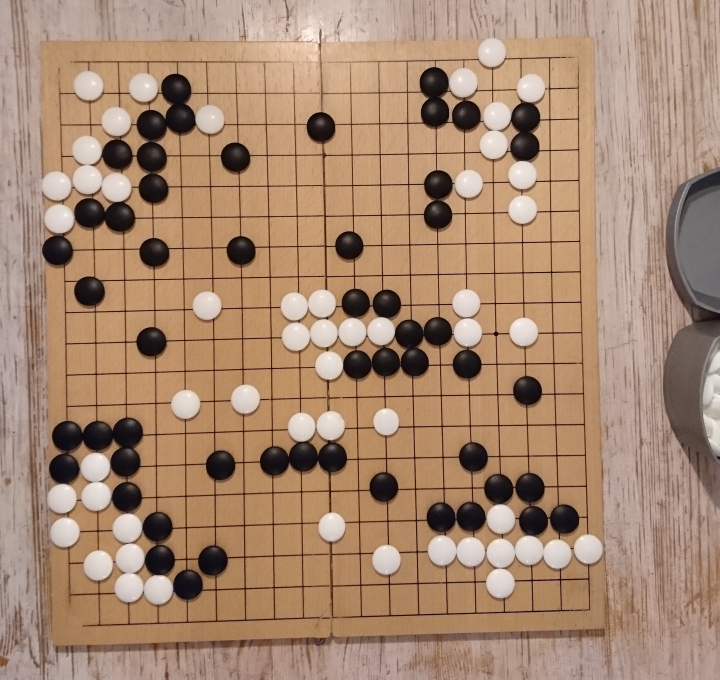
#> input picture data/board_stones4.jpg, 2160 x 2040 px, found by its file name (shown at 1/3 size)
$ python main.py
#> lines starting #> are read from the running program, lines starting #| are printed output that depends on the picture; after the words box and inside, x2 and y2 are one past the last pixel; in counts of white or black regions, pixels touching at a corner belong together
import sys
import cv2
import numpy as np
import scipy
import scipy.spatial.distance

WINDOW_NAME = 'demo'


# [4 lines left out: function debug, not called in this run]


def preprocess(img):
	gray = cv2.cvtColor(img, cv2.COLOR_BGR2GRAY)
	gray = cv2.medianBlur(gray, 7)
	thresh = cv2.adaptiveThreshold(gray, 255, cv2.ADAPTIVE_THRESH_GAUSSIAN_C, cv2.THRESH_BINARY, 11, 2)
	return thresh


def findCorners(output, original, thresh):
	gray = cv2.cvtColor(original, cv2.COLOR_BGR2GRAY)
	gray_fp = np.float32(gray)
	dst = cv2.cornerHarris(gray_fp, 16, 27, 0.22)
	dst = cv2.dilate(dst, None)
	ret, dst = cv2.threshold(dst, 0.01 * dst.max(), 255, 0)
	dst = np.uint8(dst)
	ret, labels, stats, centroids = cv2.connectedComponentsWithStats(dst)
	criteria = (cv2.TERM_CRITERIA_EPS + cv2.TERM_CRITERIA_MAX_ITER, 100, 0.001)
	corners = cv2.cornerSubPix(gray, np.float32(centroids), (50, 50), (-1, -1), criteria)
	for corner in corners:
		cv2.drawMarker(output, (corner[0], corner[1]), (0, 0, 255), markerType=cv2.MARKER_STAR, markerSize=16, thickness=2, line_type=cv2.LINE_AA)
	return np.round(corners).astype('int')


def findCircles(output, original, thresh):
	circles = cv2.HoughCircles(thresh, cv2.HOUGH_GRADIENT, 1, 10, param1=100, param2=22, minRadius=20, maxRadius=50)
	if circles is not None:
		circles = np.round(circles[0, :]).astype('int')
		for (x, y, r) in circles:
			cv2.circle(output, (x, y), r, (0, 255, 0), 4)
			cv2.rectangle(output, (x - 5, y - 5), (x + 5, y + 5), (0, 128, 255), -1)
	return circles


def dist2(p1, p2):
	return (p1[0] - p2[0])**2 + (p1[1] - p2[1])**2


def merge(points, d):
	ret = []
	d2 = d * d
	n = len(points)
	taken = [False] * n
	for i in range(n):
		if not taken[i]:
			count = 1
			point = [points[i][0], points[i][1]]
			taken[i] = True
			for j in range(i + 1, n):
				if dist2(points[i], points[j]) < d2:
					point[0] += points[j][0]
					point[1] += points[j][1]
					count += 1
					taken[j] = True
			point[0] /= count
			point[1] /= count
			ret.append((point[0], point[1]))
	return np.array(ret)


# [10 lines left out: function findGrid, not called in this run]


def main():
	cv2.namedWindow(WINDOW_NAME, cv2.WINDOW_NORMAL)
	cv2.resizeWindow(WINDOW_NAME, 1800, 1200)

	# [5 lines of commented-out code are left out]
	img = cv2.imread('data/board_stones4.jpg')
#> img is the input picture: shape (2040, 2160, 3); mean B, G, R 113, 136.5, 167.4
	output = img

	thresh = preprocess(img)
#> in preprocess, `gray = cv2.medianBlur(gray, 7)`:
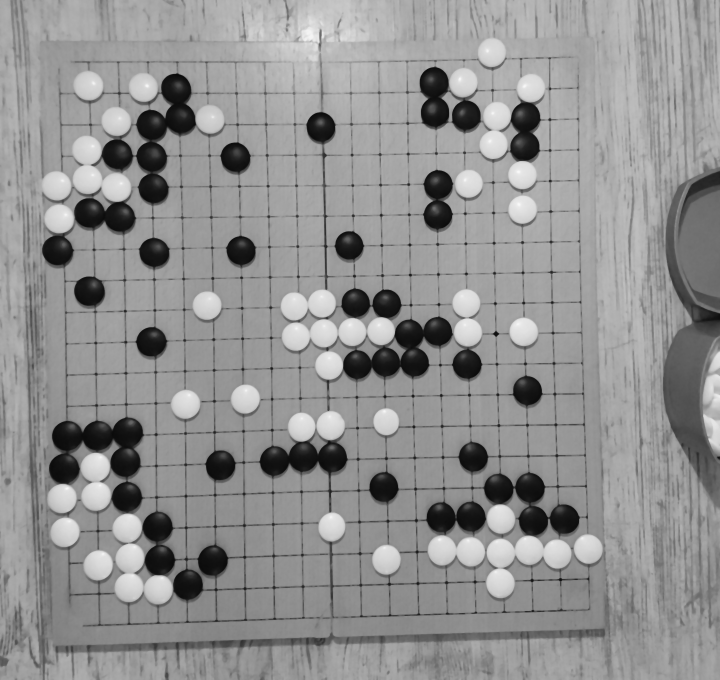
#> gray: shape (2040, 2160) (shown at 1/3 size); min 10, max 249, mean 144.7
#> in preprocess, `thresh = cv2.adaptiveThreshold(gray, 255, cv2.ADAPTIVE_THRESH_GAUSSIAN..`:
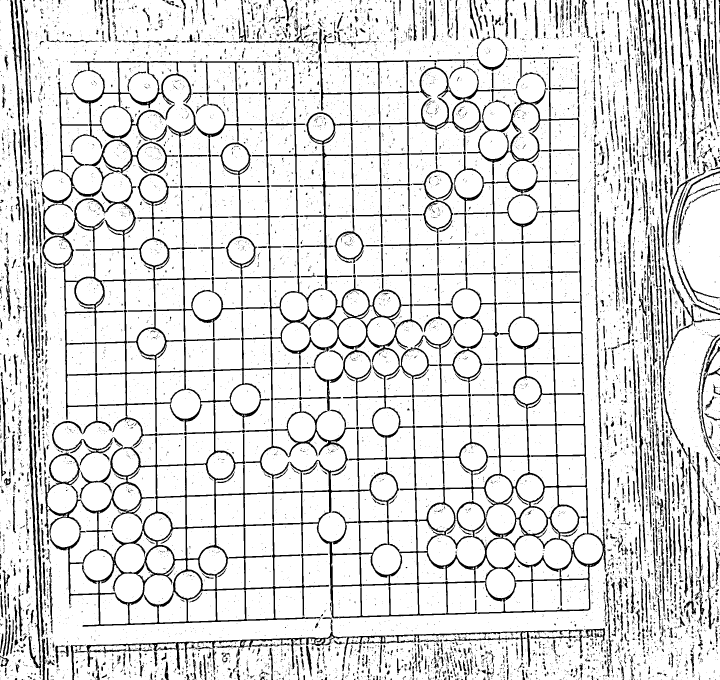
#> thresh: shape (2040, 2160) (shown at 1/3 size); 86.2% white; 11926 black regions (10214 under 20 px), largest, box (x1, y1, x2, y2) and area: (133, 337, 1820, 1881) 155154, (118, 183, 693, 1339) 46375, (224, 1889, 1751, 2025) 16181

	output = cv2.cvtColor(thresh, cv2.COLOR_GRAY2BGR)
	# cv2.imshow('thresh', thresh)

	corners = findCorners(output, img, thresh)
#> in findCorners, `ret, dst = cv2.threshold(dst, 0.01 * dst.max(), 255, 0)`:
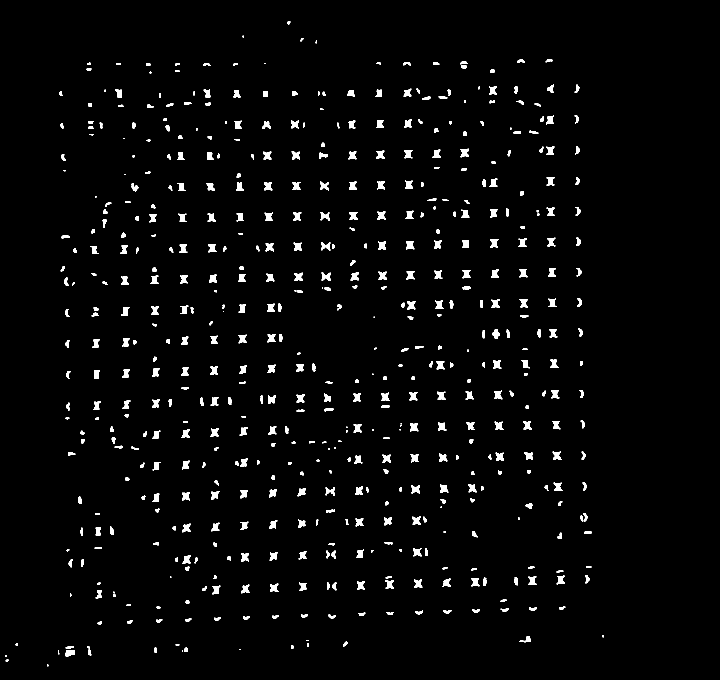
#> dst: shape (2040, 2160) float32 (shown at 1/3 size); 2.4% white; 588 white regions (55 under 20 px), largest, box (x1, y1, x2, y2) and area: (1230, 1269, 1255, 1294) 439, (883, 818, 908, 843) 438, (1382, 446, 1406, 472) 437
#> in findCorners, `ret, dst = cv2.threshold(dst, 0.01 * dst.max(), 255, 0)`: ret = 1.96e+31
#> in findCorners, `ret, labels, stats, centroids = cv2.connectedComponentsWithStats(dst)`:
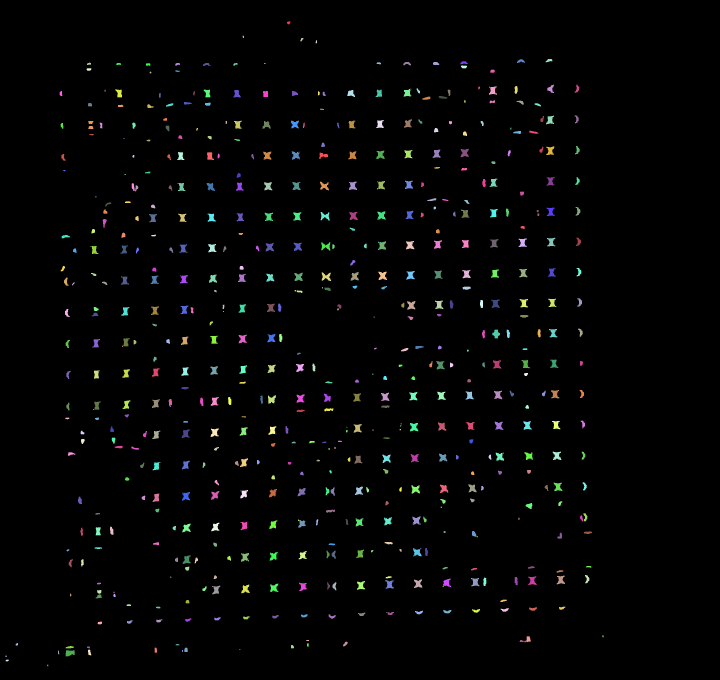
#> labels: shape (2040, 2160) int32 (shown at 1/3 size); 589 distinct labels, from 0 to 588; one colour per label, 0 black
#> in findCorners, `ret, labels, stats, centroids = cv2.connectedComponentsWithStats(dst)`: ret = 589; stats = 589 rows, first 6: [0, 0, 2160, 2040, 4298986], [861, 64, 10, 9, 68], [728, 107, 4, 7, 25], [901, 114, 9, 10, 54], [947, 121, 4, 9, 31], [1637, 177, 20, 10, 128]; centroids = 589 pairs, first value 17.57 to 1808.5, second value 67.75 to 1995.9
#> in findCorners, `corners = cv2.cornerSubPix(gray, np.float32(centroids), (50, 50), (-1,..`: corners = 589 pairs, first value 22.09 to 1820.8, second value 67.75 to 1996
#> the loop in findCorners, `for corner in corners:` made 589 passes
#> corner on passes 1 to 3: [1098, 1041.5], [865.6, 67.75], [734.8, 117.7]
#> after the loop in findCorners, `for corner in corners:`:
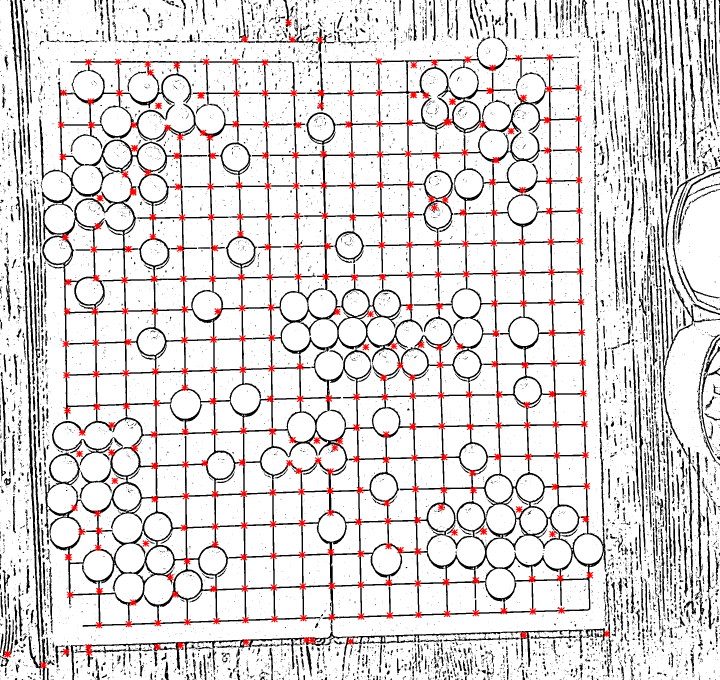
#> output: shape (2040, 2160, 3) (shown at 1/3 size); mean B, G, R 216.8, 216.8, 221.8
#> corners = 589 pairs, first value 22 to 1821, second value 68 to 1996
	circles = findCircles(output, img, thresh)
#> in findCircles, `circles = cv2.HoughCircles(thresh, cv2.HOUGH_GRADIENT, 1, 10, param1=1..`: circles = 361 rows, first 8: [1314.5, 552.5, 42.7], [1157.5, 1085.5, 42.7], [1402.5, 996.5, 42.7], [380.5, 1582.5, 45], [621.5, 916.5, 42.7], [722.5, 750.5, 42.7], [259.5, 451.5, 45], [1764.5, 1647.5, 42.7]
#> in findCircles, `circles = np.round(circles[0, :]).astype('int')`: circles = 361 rows, first 8: [1314, 552, 43], [1158, 1086, 43], [1402, 996, 43], [380, 1582, 45], [622, 916, 43], [722, 750, 43], [260, 452, 45], [1764, 1648, 43]
#> the loop in findCircles, `for (x, y, r) in circles:` made 361 passes
#> after the loop in findCircles, `for (x, y, r) in circles:`:
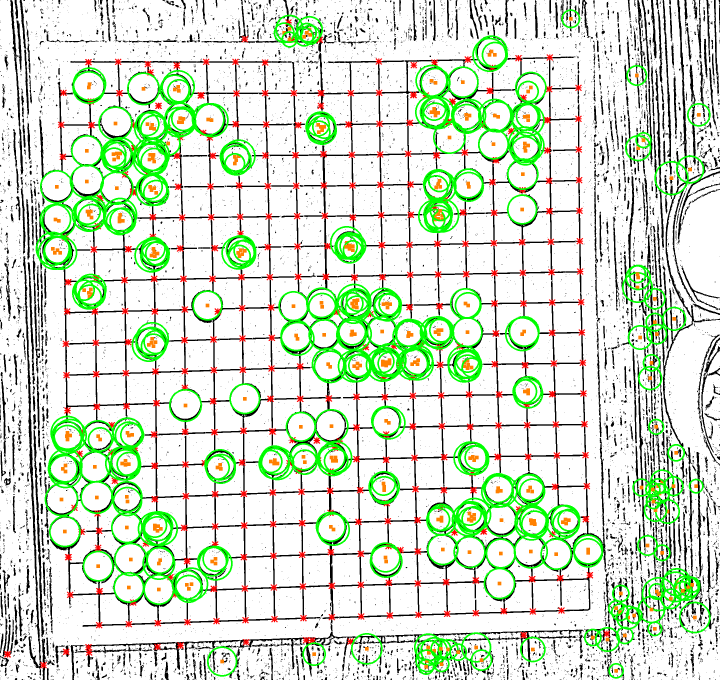
#> output: shape (2040, 2160, 3) (shown at 1/3 size); mean B, G, R 201, 223.3, 207.7

	points = np.zeros(shape=(len(circles) + len(corners), 2), dtype='int')
#> points = 950 pairs, first value 0 to 0, second value 0 to 0
	i = 0
	for (x, y) in corners:
		points[i] = [x, y]
		i += 1
#> this loop made 589 passes
#> (x, y) on passes 1 to 3: (1098, 1042), (866, 68), (735, 118)
#> after the loop, i = 589; points = 950 pairs, first value 0 to 1821, second value 0 to 1996
	for (x, y, r) in circles:
		points[i] = [x, y]
		i += 1
#> this loop made 361 passes
#> after the loop, i = 950; points = 950 pairs, first value 22 to 2096, second value 56 to 2012

	output = img
	simplified = merge(points, 20)
#> in merge, `n = len(points)`: n = 950
#> in merge, `taken = [False] * n`: taken = 950 items, first 6: False, False, False, False, False, False
#> the loop in merge, `for i in range(n):` made 950 passes
#> after the loop in merge, `for i in range(n):`: ret = 511 pairs, first value 22 to 2096, second value 56 to 2012; taken = 950 items, first 6: True, True, True, True, True, True
#> simplified has the same summary as ret in merge
	simplified = np.round(simplified).astype('int')
	for (x, y) in simplified:
		cv2.drawMarker(output, (int(x), int(y)), (255, 255, 0), markerType=cv2.MARKER_SQUARE, markerSize=16, thickness=2, line_type=cv2.LINE_AA)
#> this loop made 511 passes
#> (x, y) on passes 1 to 3: (1098, 1042), (867, 77), (735, 118)
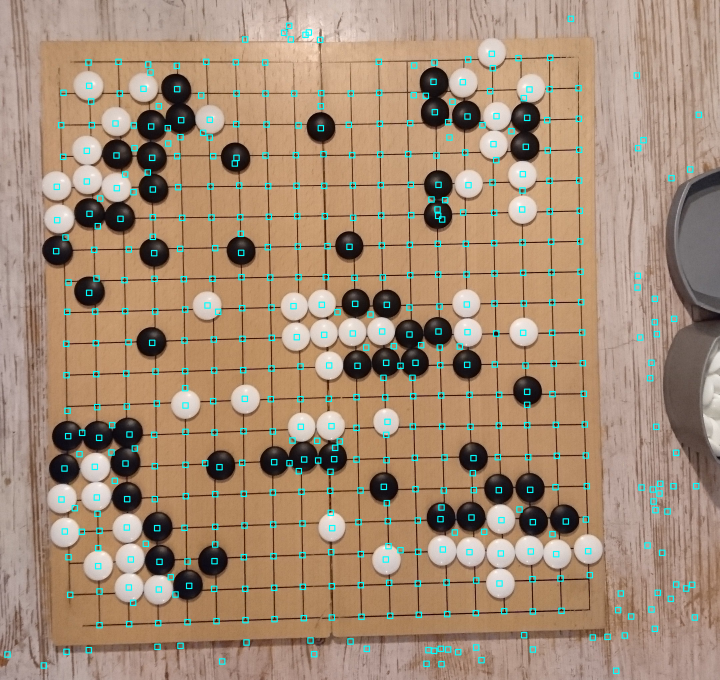
#> output: shape (2040, 2160, 3) (shown at 1/3 size); mean B, G, R 116.9, 139.8, 163.6

	cv2.imshow('demo', output)
	cv2.waitKey()
	cv2.destroyAllWindows()
	return 0


if __name__ == '__main__':
	sys.exit(main())
#> (the program exits here)

$ run again, with data/board.jpg copied over data/board_stones4.jpg
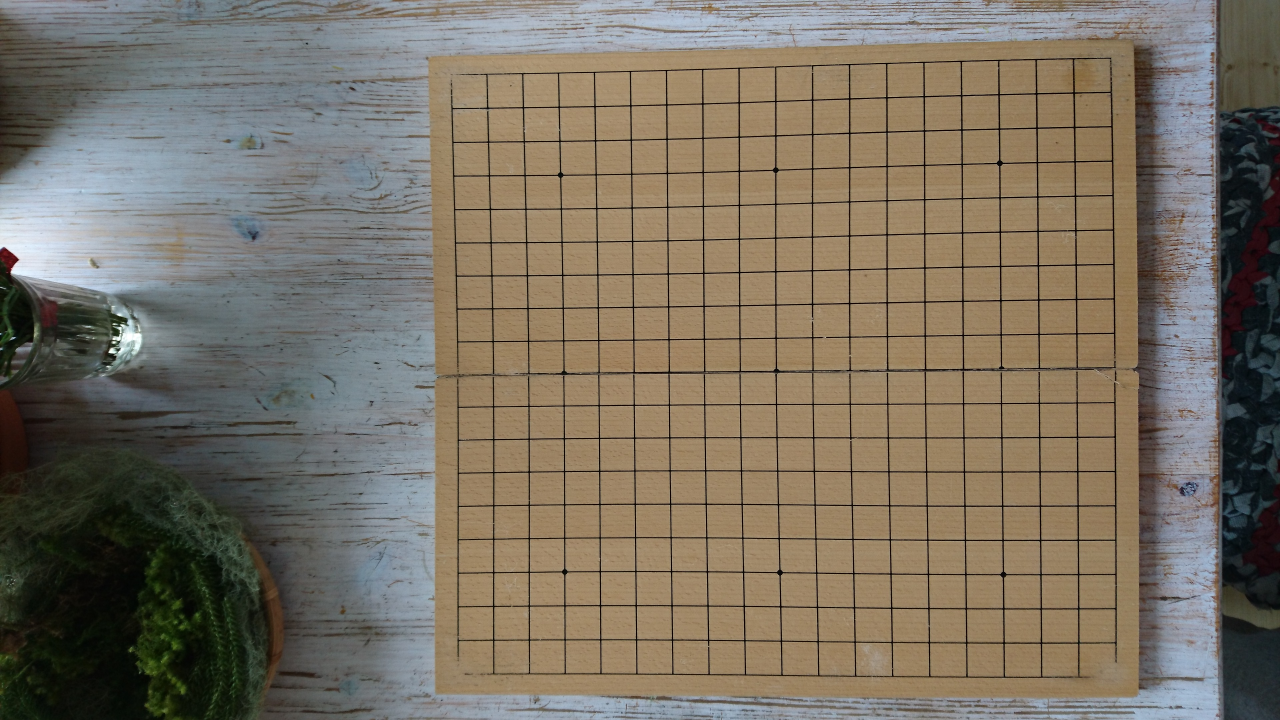
#> input picture data/board.jpg, 3840 x 2160 px, found by its file name (shown at 1/3 size)
#> in main, img is the input picture: shape (2160, 3840, 3); mean B, G, R 99.2, 113.6, 122.5
#> thresh: shape (2160, 3840); 88.4% white; 42099 black regions (36783 under 20 px), largest, box (x1, y1, x2, y2) and area: (1334, 173, 3347, 1206) 144424, (1381, 1114, 3351, 2035) 88933, (3397, 136, 3615, 2069) 18358
#> in findCorners, `ret, dst = cv2.threshold(dst, 0.01 * dst.max(), 255, 0)`: ret = 5.23e+31
#> in findCorners, `ret, labels, stats, centroids = cv2.connectedComponentsWithStats(dst)`:
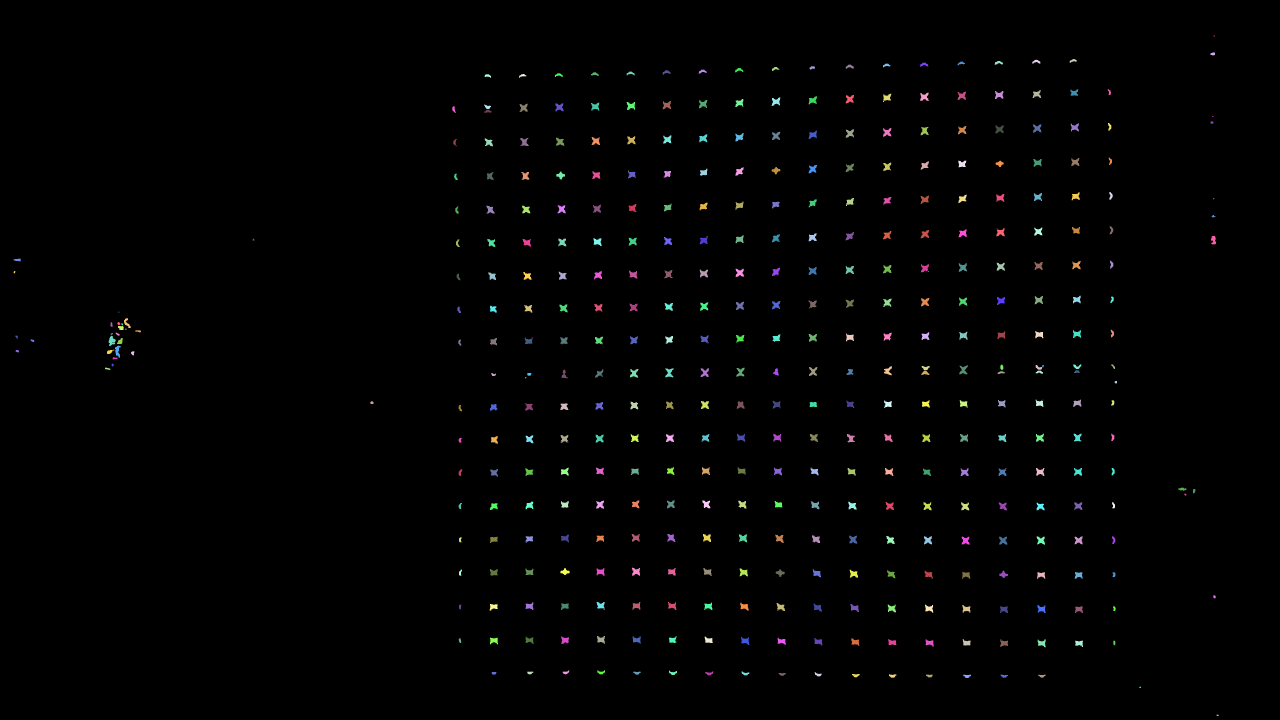
#> labels: shape (2160, 3840) int32 (shown at 1/3 size); 418 distinct labels, from 0 to 417; one colour per label, 0 black
#> in findCorners, `ret, labels, stats, centroids = cv2.connectedComponentsWithStats(dst)`: ret = 418; stats = 418 rows, first 6: [0, 0, 3840, 2160, 8178740], [3641, 106, 3, 4, 12], [3631, 157, 14, 9, 99], [3209, 177, 22, 11, 130], [3097, 179, 24, 12, 163], [2984, 183, 25, 11, 169]; centroids = 418 pairs, first value 42.93 to 3652.4, second value 107.5 to 2145.6
#> in findCorners, `corners = cv2.cornerSubPix(gray, np.float32(centroids), (50, 50), (-1,..`: corners = 418 pairs, first value 31.74 to 3659.7, second value 114.3 to 2130.2
#> the loop in findCorners, `for corner in corners:` made 418 passes
#> corner on passes 1 to 3: [1901.4, 1119.1], [3643.5, 114.3], [3640.6, 203.1]
#> in main, `corners = findCorners(output, img, thresh)`: corners = 418 pairs, first value 32 to 3660, second value 114 to 2130
#> in findCircles, `circles = cv2.HoughCircles(thresh, cv2.HOUGH_GRADIENT, 1, 10, param1=1..`: circles = 465 rows, first 8: [3547.5, 843.5, 42.7], [3514.5, 623.5, 49.4], [3610.5, 1487.5, 42.7], [3561.5, 771.5, 42.7], [3533.5, 787.5, 42.7], [3515.5, 646.5, 48.3], [3546.5, 823.5, 41.6], [3586.5, 850.5, 49.4]
#> in findCircles, `circles = np.round(circles[0, :]).astype('int')`: circles = 465 rows, first 8: [3548, 844, 43], [3514, 624, 49], [3610, 1488, 43], [3562, 772, 43], [3534, 788, 43], [3516, 646, 48], [3546, 824, 42], [3586, 850, 49]
#> the loop in findCircles, `for (x, y, r) in circles:` made 465 passes
#> in main, `points = np.zeros(shape=(len(circles) + len(corners), 2), dtype='int')`: points = 883 pairs, first value 0 to 0, second value 0 to 0
#> the loop in main, `for (x, y) in corners:` made 418 passes
#> (x, y) on passes 1 to 3: (1901, 1119), (3643, 114), (3641, 203)
#> after the loop in main, `for (x, y) in corners:`: i = 418; points = 883 pairs, first value 0 to 3660, second value 0 to 2130
#> the loop in main, `for (x, y, r) in circles:` made 465 passes
#> after the loop in main, `for (x, y, r) in circles:`: i = 883; points = 883 pairs, first value 24 to 3810, second value 40 to 2130
#> n = 883
#> in merge, `taken = [False] * n`: taken = 883 items, first 6: False, False, False, False, False, False
#> the loop in merge, `for i in range(n):` made 883 passes
#> after the loop in merge, `for i in range(n):`: ret = 667 pairs, first value 28 to 3810, second value 40 to 2130; taken = 883 items, first 6: True, True, True, True, True, True
#> simplified has the same summary as ret in merge
#> the loop in main, `for (x, y) in simplified:` made 667 passes
#> after the loop in main, `for (x, y) in simplified:`:
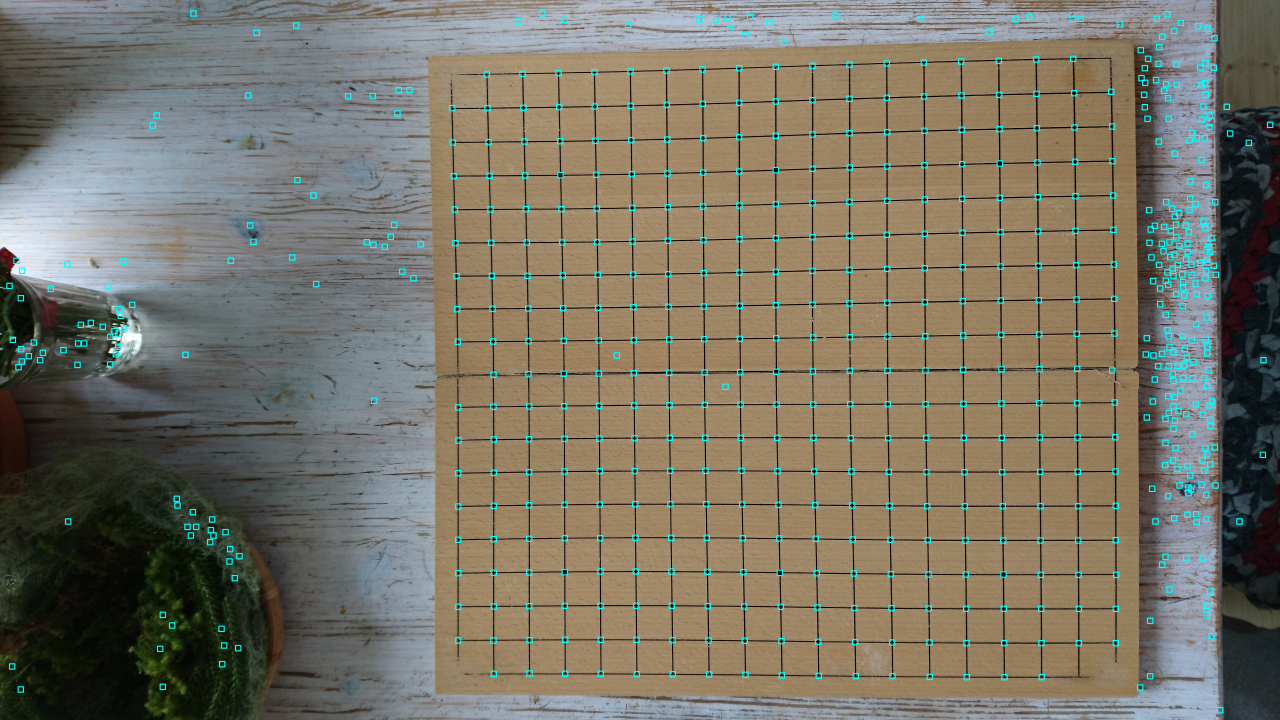
#> output: shape (2160, 3840, 3) (shown at 1/3 size); mean B, G, R 101.9, 116.1, 120.4
